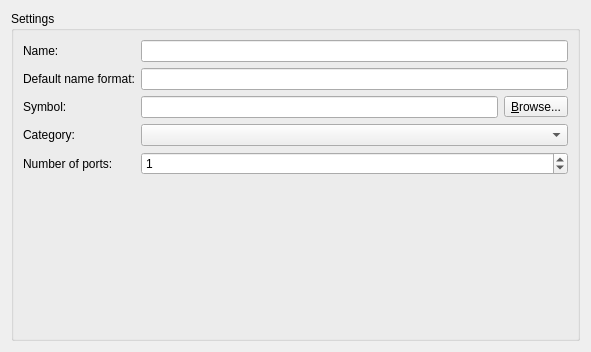
<?xml version="1.0" encoding="UTF-8"?>
<ui version="4.0">
 <class>ethernetHubConfigPageWidget</class>
 <widget class="QWidget" name="ethernetHubConfigPageWidget">
  <property name="geometry">
   <rect>
    <x>0</x>
    <y>0</y>
    <width>591</width>
    <height>352</height>
   </rect>
  </property>
  <property name="windowTitle">
   <string>Ethernet hub template configuration</string>
  </property>
  <layout class="QVBoxLayout" name="verticalLayout">
   <item>
    <widget class="QGroupBox" name="uiSettingsGroupBox">
     <property name="sizePolicy">
      <sizepolicy hsizetype="Expanding" vsizetype="Preferred">
       <horstretch>0</horstretch>
       <verstretch>0</verstretch>
      </sizepolicy>
     </property>
     <property name="title">
      <string>Settings</string>
     </property>
     <layout class="QGridLayout" name="gridLayout">
      <item row="0" column="0">
       <widget class="QLabel" name="uiNameLabel">
        <property name="text">
         <string>Name:</string>
        </property>
       </widget>
      </item>
      <item row="1" column="0" colspan="2">
       <widget class="QLabel" name="uiDefaultNameFormatLabel">
        <property name="text">
         <string>Default name format:</string>
        </property>
       </widget>
      </item>
      <item row="1" column="2">
       <widget class="QLineEdit" name="uiDefaultNameFormatLineEdit"/>
      </item>
      <item row="2" column="0" colspan="2">
       <widget class="QLabel" name="uiSymbolLabel">
        <property name="text">
         <string>Symbol:</string>
        </property>
       </widget>
      </item>
      <item row="2" column="2">
       <layout class="QHBoxLayout" name="horizontalLayout_7">
        <item>
         <widget class="QLineEdit" name="uiSymbolLineEdit"/>
        </item>
        <item>
         <widget class="QToolButton" name="uiSymbolToolButton">
          <property name="text">
           <string>&amp;Browse...</string>
          </property>
          <property name="toolButtonStyle">
           <enum>Qt::ToolButtonTextOnly</enum>
          </property>
         </widget>
        </item>
       </layout>
      </item>
      <item row="3" column="0" colspan="2">
       <widget class="QLabel" name="uiCategoryLabel">
        <property name="text">
         <string>Category:</string>
        </property>
       </widget>
      </item>
      <item row="3" column="2">
       <widget class="QComboBox" name="uiCategoryComboBox"/>
      </item>
      <item row="4" column="0">
       <widget class="QLabel" name="uiPortsLabel">
        <property name="text">
         <string>Number of ports:</string>
        </property>
       </widget>
      </item>
      <item row="4" column="2">
       <widget class="QSpinBox" name="uiPortsSpinBox">
        <property name="sizePolicy">
         <sizepolicy hsizetype="Expanding" vsizetype="Fixed">
          <horstretch>0</horstretch>
          <verstretch>0</verstretch>
         </sizepolicy>
        </property>
        <property name="minimum">
         <number>0</number>
        </property>
        <property name="maximum">
         <number>65535</number>
        </property>
        <property name="value">
         <number>1</number>
        </property>
       </widget>
      </item>
      <item row="5" column="2">
       <spacer name="spacer">
        <property name="orientation">
         <enum>Qt::Vertical</enum>
        </property>
        <property name="sizeHint" stdset="0">
         <size>
          <width>20</width>
          <height>71</height>
         </size>
        </property>
       </spacer>
      </item>
      <item row="0" column="2">
       <widget class="QLineEdit" name="uiNameLineEdit"/>
      </item>
     </layout>
    </widget>
   </item>
  </layout>
 </widget>
 <tabstops>
  <tabstop>uiPortsSpinBox</tabstop>
 </tabstops>
 <resources/>
 <connections/>
</ui>
